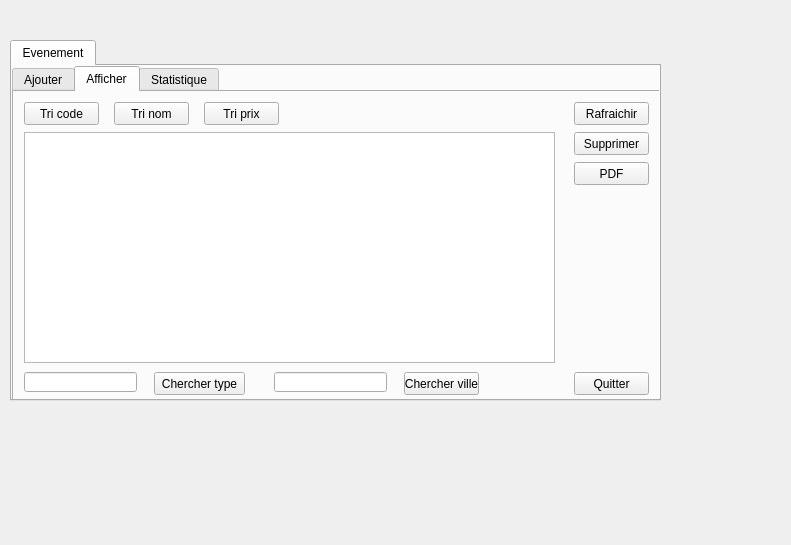
<?xml version="1.0" encoding="UTF-8"?>
<ui version="4.0">
 <class>event</class>
 <widget class="QDialog" name="event">
  <property name="geometry">
   <rect>
    <x>0</x>
    <y>0</y>
    <width>791</width>
    <height>545</height>
   </rect>
  </property>
  <property name="windowTitle">
   <string>Dialog</string>
  </property>
  <widget class="QTabWidget" name="tabWidget">
   <property name="geometry">
    <rect>
     <x>10</x>
     <y>40</y>
     <width>651</width>
     <height>361</height>
    </rect>
   </property>
   <property name="currentIndex">
    <number>0</number>
   </property>
   <widget class="QWidget" name="tab">
    <attribute name="title">
     <string>Evenement</string>
    </attribute>
    <widget class="QTabWidget" name="tabWidget_2">
     <property name="geometry">
      <rect>
       <x>0</x>
       <y>0</y>
       <width>651</width>
       <height>341</height>
      </rect>
     </property>
     <property name="currentIndex">
      <number>1</number>
     </property>
     <widget class="QWidget" name="tab_ajouter_emp">
      <attribute name="title">
       <string>Ajouter</string>
      </attribute>
      <widget class="QLabel" name="label_id_c">
       <property name="geometry">
        <rect>
         <x>50</x>
         <y>30</y>
         <width>47</width>
         <height>13</height>
        </rect>
       </property>
       <property name="text">
        <string>CODE</string>
       </property>
      </widget>
      <widget class="QLabel" name="label_cin_c">
       <property name="geometry">
        <rect>
         <x>50</x>
         <y>70</y>
         <width>47</width>
         <height>13</height>
        </rect>
       </property>
       <property name="text">
        <string>Nom</string>
       </property>
      </widget>
      <widget class="QLabel" name="label_nom_c">
       <property name="geometry">
        <rect>
         <x>50</x>
         <y>110</y>
         <width>47</width>
         <height>13</height>
        </rect>
       </property>
       <property name="text">
        <string>Date</string>
       </property>
      </widget>
      <widget class="QLabel" name="label_prenom_c">
       <property name="geometry">
        <rect>
         <x>50</x>
         <y>150</y>
         <width>71</width>
         <height>16</height>
        </rect>
       </property>
       <property name="text">
        <string>Type</string>
       </property>
      </widget>
      <widget class="QLineEdit" name="lineEdit_code">
       <property name="geometry">
        <rect>
         <x>140</x>
         <y>30</y>
         <width>113</width>
         <height>20</height>
        </rect>
       </property>
      </widget>
      <widget class="QLineEdit" name="lineEdit_nom">
       <property name="geometry">
        <rect>
         <x>140</x>
         <y>70</y>
         <width>113</width>
         <height>20</height>
        </rect>
       </property>
      </widget>
      <widget class="QLineEdit" name="lineEdit_date">
       <property name="geometry">
        <rect>
         <x>140</x>
         <y>110</y>
         <width>113</width>
         <height>20</height>
        </rect>
       </property>
      </widget>
      <widget class="QLineEdit" name="lineEdit_type">
       <property name="geometry">
        <rect>
         <x>140</x>
         <y>150</y>
         <width>113</width>
         <height>20</height>
        </rect>
       </property>
      </widget>
      <widget class="QPushButton" name="pushButton_ajouter_E">
       <property name="geometry">
        <rect>
         <x>370</x>
         <y>280</y>
         <width>75</width>
         <height>23</height>
        </rect>
       </property>
       <property name="text">
        <string>Ajouter</string>
       </property>
      </widget>
      <widget class="QPushButton" name="pushButton_quitter">
       <property name="geometry">
        <rect>
         <x>550</x>
         <y>280</y>
         <width>75</width>
         <height>23</height>
        </rect>
       </property>
       <property name="text">
        <string>Quitter</string>
       </property>
      </widget>
      <widget class="QPushButton" name="pushButton_modifier_E">
       <property name="geometry">
        <rect>
         <x>460</x>
         <y>280</y>
         <width>75</width>
         <height>23</height>
        </rect>
       </property>
       <property name="text">
        <string>Modifier</string>
       </property>
      </widget>
      <widget class="QPushButton" name="pushButton_rafraichir_E">
       <property name="geometry">
        <rect>
         <x>560</x>
         <y>10</y>
         <width>75</width>
         <height>23</height>
        </rect>
       </property>
       <property name="text">
        <string>Rafraichir</string>
       </property>
      </widget>
      <widget class="QLabel" name="label">
       <property name="geometry">
        <rect>
         <x>50</x>
         <y>190</y>
         <width>47</width>
         <height>13</height>
        </rect>
       </property>
       <property name="text">
        <string>Ville</string>
       </property>
      </widget>
      <widget class="QLabel" name="label_2">
       <property name="geometry">
        <rect>
         <x>50</x>
         <y>230</y>
         <width>47</width>
         <height>13</height>
        </rect>
       </property>
       <property name="text">
        <string>Prix</string>
       </property>
      </widget>
      <widget class="QLineEdit" name="lineEdit_ville">
       <property name="geometry">
        <rect>
         <x>140</x>
         <y>190</y>
         <width>113</width>
         <height>20</height>
        </rect>
       </property>
      </widget>
      <widget class="QLineEdit" name="lineEdit_prix">
       <property name="geometry">
        <rect>
         <x>140</x>
         <y>230</y>
         <width>113</width>
         <height>20</height>
        </rect>
       </property>
      </widget>
     </widget>
     <widget class="QWidget" name="tab_afficher_emp">
      <attribute name="title">
       <string>Afficher</string>
      </attribute>
      <widget class="QTableView" name="tableView">
       <property name="geometry">
        <rect>
         <x>10</x>
         <y>40</y>
         <width>531</width>
         <height>231</height>
        </rect>
       </property>
      </widget>
      <widget class="QPushButton" name="pushButton_supprimer_E">
       <property name="geometry">
        <rect>
         <x>560</x>
         <y>40</y>
         <width>75</width>
         <height>23</height>
        </rect>
       </property>
       <property name="text">
        <string>Supprimer</string>
       </property>
      </widget>
      <widget class="QPushButton" name="pushButton_rafraichir">
       <property name="geometry">
        <rect>
         <x>560</x>
         <y>10</y>
         <width>75</width>
         <height>23</height>
        </rect>
       </property>
       <property name="text">
        <string>Rafraichir</string>
       </property>
      </widget>
      <widget class="QPushButton" name="pushButton_2_quitter">
       <property name="geometry">
        <rect>
         <x>560</x>
         <y>280</y>
         <width>75</width>
         <height>23</height>
        </rect>
       </property>
       <property name="text">
        <string>Quitter</string>
       </property>
      </widget>
      <widget class="QPushButton" name="pushButton_tri_codee">
       <property name="geometry">
        <rect>
         <x>10</x>
         <y>10</y>
         <width>75</width>
         <height>23</height>
        </rect>
       </property>
       <property name="text">
        <string>Tri code</string>
       </property>
      </widget>
      <widget class="QPushButton" name="pushButton_tri_nom">
       <property name="geometry">
        <rect>
         <x>100</x>
         <y>10</y>
         <width>75</width>
         <height>23</height>
        </rect>
       </property>
       <property name="text">
        <string>Tri nom</string>
       </property>
      </widget>
      <widget class="QPushButton" name="pushButton_tri_prix">
       <property name="geometry">
        <rect>
         <x>190</x>
         <y>10</y>
         <width>75</width>
         <height>23</height>
        </rect>
       </property>
       <property name="text">
        <string>Tri prix</string>
       </property>
      </widget>
      <widget class="QLineEdit" name="lineEdit_chercher_type">
       <property name="geometry">
        <rect>
         <x>10</x>
         <y>280</y>
         <width>113</width>
         <height>20</height>
        </rect>
       </property>
      </widget>
      <widget class="QLineEdit" name="lineEdit_chercher_ville">
       <property name="geometry">
        <rect>
         <x>260</x>
         <y>280</y>
         <width>113</width>
         <height>20</height>
        </rect>
       </property>
      </widget>
      <widget class="QPushButton" name="pushButton_chercher_type">
       <property name="geometry">
        <rect>
         <x>140</x>
         <y>280</y>
         <width>91</width>
         <height>23</height>
        </rect>
       </property>
       <property name="text">
        <string>Chercher type</string>
       </property>
      </widget>
      <widget class="QPushButton" name="pushButton_chercher_ville">
       <property name="geometry">
        <rect>
         <x>390</x>
         <y>280</y>
         <width>75</width>
         <height>23</height>
        </rect>
       </property>
       <property name="text">
        <string>Chercher ville</string>
       </property>
      </widget>
      <widget class="QPushButton" name="pushButton_pdf">
       <property name="geometry">
        <rect>
         <x>560</x>
         <y>70</y>
         <width>75</width>
         <height>23</height>
        </rect>
       </property>
       <property name="text">
        <string>PDF</string>
       </property>
      </widget>
     </widget>
     <widget class="QWidget" name="tab_2">
      <attribute name="title">
       <string>Statistique</string>
      </attribute>
      <widget class="QCustomPlot" name="customPlot" native="true">
       <property name="geometry">
        <rect>
         <x>10</x>
         <y>40</y>
         <width>621</width>
         <height>261</height>
        </rect>
       </property>
       <property name="contextMenuPolicy">
        <enum>Qt::NoContextMenu</enum>
       </property>
      </widget>
      <widget class="QPushButton" name="pushButton_statistique">
       <property name="geometry">
        <rect>
         <x>250</x>
         <y>10</y>
         <width>121</width>
         <height>23</height>
        </rect>
       </property>
       <property name="text">
        <string>Afficher Statistique</string>
       </property>
      </widget>
     </widget>
    </widget>
   </widget>
  </widget>
 </widget>
 <customwidgets>
  <customwidget>
   <class>QCustomPlot</class>
   <extends>QWidget</extends>
   <header location="global">qcustomplot.h</header>
   <container>1</container>
  </customwidget>
 </customwidgets>
 <resources/>
 <connections/>
</ui>
